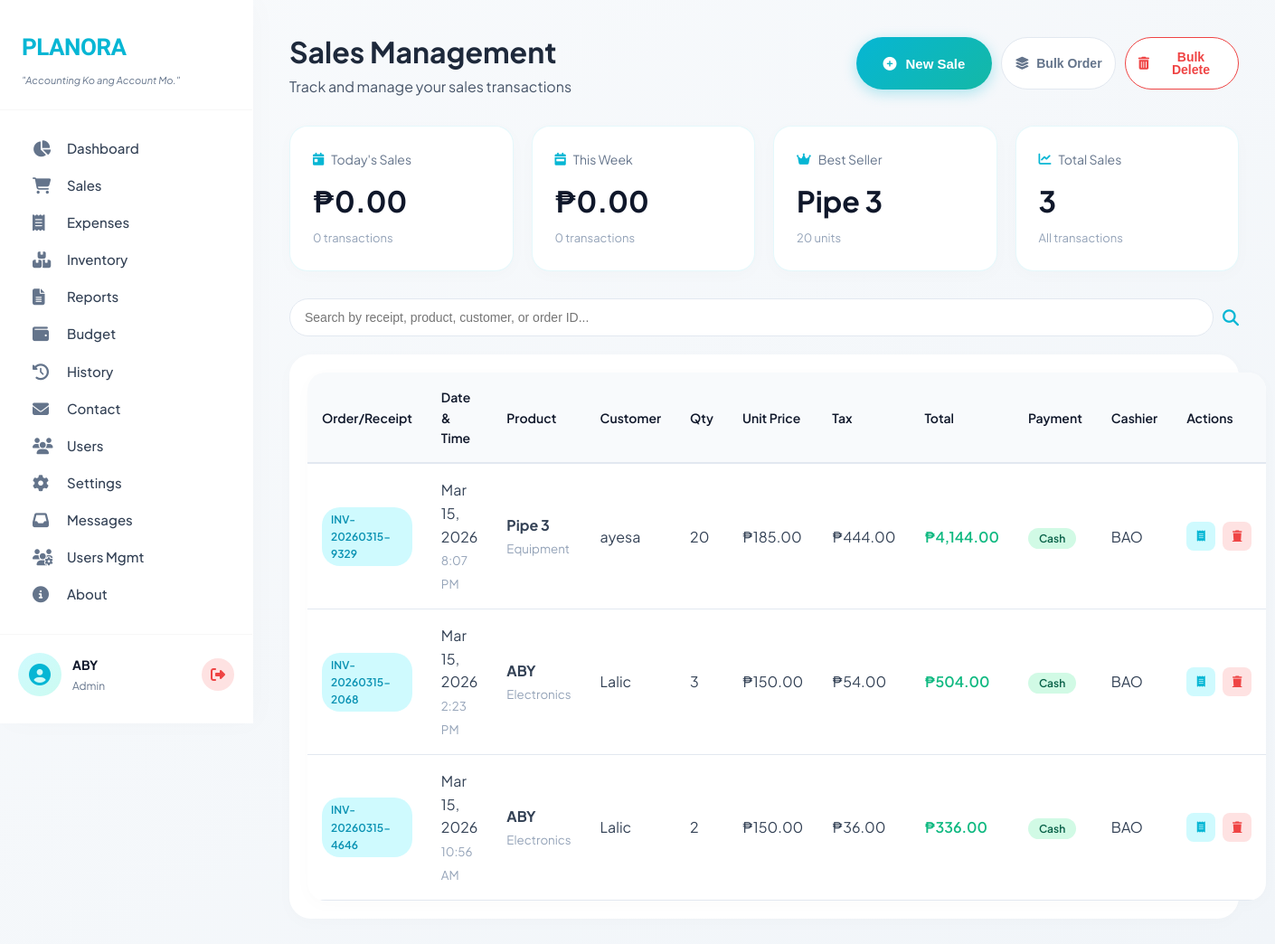
The page /sales.php (signed in) on the database its author committed.
### tables this page shows
CREATE TABLE `sales` (
  `id` int(11) NOT NULL,
  `order_group_id` varchar(50) DEFAULT NULL,
  `order_date` datetime DEFAULT NULL,
  `receipt_no` varchar(50) DEFAULT NULL,
  `product_id` int(11) DEFAULT NULL,
  `quantity` int(11) NOT NULL,
  `unit_price` decimal(10,2) DEFAULT NULL,
  `tax` decimal(10,2) DEFAULT NULL,
  `total_amount` decimal(10,2) DEFAULT NULL,
  `customer_name` varchar(255) DEFAULT 'Walk-in Customer',
  `payment_method` varchar(50) DEFAULT 'cash',
  `notes` text DEFAULT NULL,
  `sale_date` date DEFAULT NULL,
  `created_by` int(11) DEFAULT NULL,
  `created_at` timestamp NOT NULL DEFAULT current_timestamp()
);

CREATE TABLE `products` (
  `id` int(11) NOT NULL,
  `product_name` varchar(255) NOT NULL,
  `category` varchar(100) DEFAULT NULL,
  `stock_quantity` int(11) DEFAULT 0,
  `cost_price` decimal(10,2) DEFAULT NULL,
  `selling_price` decimal(10,2) DEFAULT NULL,
  `sku` varchar(50) DEFAULT NULL,
  `barcode` varchar(50) DEFAULT NULL,
  `location` varchar(100) DEFAULT NULL,
  `reorder_level` int(11) DEFAULT 5,
  `description` text DEFAULT NULL,
  `created_by` int(11) DEFAULT NULL,
  `created_at` timestamp NOT NULL DEFAULT current_timestamp()
);

CREATE TABLE `users` (
  `id` int(11) NOT NULL,
  `business_name` varchar(255) DEFAULT NULL,
  `owner_name` varchar(255) DEFAULT NULL,
  `email` varchar(255) NOT NULL,
  `password` varchar(255) NOT NULL,
  `role` enum('admin','staff') DEFAULT 'staff',
  `status` enum('active','inactive') DEFAULT 'active',
  `created_at` timestamp NOT NULL DEFAULT current_timestamp()
);

### sales.php (the view, shortened to what this page needs)
<?php
require_once 'config/database.php';
$user_name = $_SESSION['user_name'];
$user_role = $_SESSION['user_role'];
$sales_query = $pdo->query("
    SELECT s.*, p.product_name, p.category, u.owner_name as cashier_name
    FROM sales s
    JOIN products p ON s.product_id = p.id
    LEFT JOIN users u ON s.created_by = u.id
    ORDER BY s.created_at DESC
");
$sales = $sales_query->fetchAll();
$today_query = $pdo->query("
    SELECT COUNT(*) as count, COALESCE(SUM(total_amount), 0) as total
    FROM sales WHERE DATE(sale_date) = CURDATE()
");
$today_stats = $today_query->fetch();
$week_query = $pdo->query("
    SELECT COUNT(*) as count, COALESCE(SUM(total_amount), 0) as total
    FROM sales WHERE YEARWEEK(sale_date) = YEARWEEK(CURDATE())
");
$week_stats = $week_query->fetch();
$best_query = $pdo->query("
    SELECT p.product_name, SUM(s.quantity) as total_sold
    FROM sales s
    JOIN products p ON s.product_id = p.id
    GROUP BY s.product_id
    ORDER BY total_sold DESC
    LIMIT 1
");
$best_product = $best_query->fetch();
?>
<!DOCTYPE html>
<html lang="en">
<head>
    <link rel="stylesheet" href="https://cdnjs.cloudflare.com/ajax/libs/font-awesome/6.4.0/css/all.min.css">
    <link href="https://unpkg.com/aos@2.3.1/dist/aos.css" rel="stylesheet">
    <link rel="stylesheet" href="style.css">
</head>
<body>
    <div class="container">
        <aside class="sidebar">
            <div class="logo-section">
                <h1>PLANORA</h1>
                <p class="tagline">"Accounting Ko ang Account Mo."</p>
            </div>
            <nav class="nav-menu">
    <a href="index.php" class="nav-item home">
        <i class="fas fa-chart-pie"></i>
        <span>Dashboard</span>
    </a>
    <a href="sales.php" class="nav-item sales">
        <i class="fas fa-shopping-cart"></i>
        <span>Sales</span>
    </a>
    <a href="expenses.php" class="nav-item expenses">
        <i class="fas fa-receipt"></i>
        <span>Expenses</span>
    </a>
    <a href="inventory.php" class="nav-item inventory">
        <i class="fas fa-boxes"></i>
        <span>Inventory</span>
    </a>
    <a href="reports.php" class="nav-item reports">
        <i class="fas fa-file-alt"></i>
        <span>Reports</span>
    </a>
    <a href="budget.php" class="nav-item budget">
        <i class="fas fa-wallet"></i>
        <span>Budget</span>
    </a>
    <a href="history.php" class="nav-item history">
        <i class="fas fa-history"></i>
        <span>History</span>
    </a>
    <a href="contact.php" class="nav-item contact">
        <i class="fas fa-envelope"></i>
        <span>Contact</span>
    </a>
    <?php if ($user_role === 'admin'): ?>
    <a href="users.php" class="nav-item users">
        <i class="fas fa-users"></i>
        <span>Users</span>
    </a>
    <a href="settings.php" class="nav-item settings">
        <i class="fas fa-cog"></i>
        <span>Settings</span>
    </a>
    <a href="admin_messages.php" class="nav-item admin-messages">
        <i class="fas fa-inbox"></i>
        <span>Messages</span>
    </a>
    <a href="admin_users.php" class="nav-item admin-users">
        <i class="fas fa-users-cog"></i>
        <span>Users Mgmt</span>
    </a>
    <?php endif; ?>
    <a href="about.php" class="nav-item about">
        <i class="fas fa-info-circle"></i>
        <span>About</span>
    </a>
</nav>
            <div class="user-info">
                <div class="user-avatar">
                    <i class="fas fa-user-circle"></i>
                </div>
                <div class="user-details">
                    <p class="user-name"><?php echo htmlspecialchars($user_name); ?></p>
                    <p class="user-role"><?php echo ucfirst($user_role); ?></p>
                </div>
                <a href="logout.php" class="logout-btn" title="Logout">
                    <i class="fas fa-sign-out-alt"></i>
                </a>
            </div>
        </aside>
        <main class="main-content">
            <div class="sales-header">
                <div>
                    <h1>Sales Management</h1>
                    <p class="subtitle">Track and manage your sales transactions</p>
                </div>
                <div style="display: flex; gap: 10px; flex-wrap: wrap;">
                    <button class="add-sale-btn" onclick="showAddSaleModal()">
                        <i class="fas fa-plus-circle"></i> New Sale
                    </button>
                    <button class="btn btn-outline" onclick="showBulkAddModal()">
                        <i class="fas fa-layer-group"></i> Bulk Order
                    </button>
                    <?php if ($user_role === 'admin'): ?>
                    <button class="btn btn-outline" onclick="showBulkDeleteModal()" style="color: #EF4444; border-color: #EF4444;">
                        <i class="fas fa-trash-alt"></i> Bulk Delete
                    </button>
                    <?php endif; ?>
                </div>
            </div>
            <div class="stats-grid" data-aos="fade-up">
                <div class="stat-card">
                    <div class="label">
                        <i class="fas fa-calendar-day"></i> Today's Sales
                    </div>
                    <div class="value">₱<?php echo number_format($today_stats['total'], 2); ?></div>
                    <div class="sub"><?php echo $today_stats['count']; ?> transactions</div>
                </div>
                <div class="stat-card">
                    <div class="label">
                        <i class="fas fa-calendar-week"></i> This Week
                    </div>
                    <div class="value">₱<?php echo number_format($week_stats['total'], 2); ?></div>
                    <div class="sub"><?php echo $week_stats['count']; ?> transactions</div>
                </div>
                <div class="stat-card">
                    <div class="label">
                        <i class="fas fa-crown"></i> Best Seller
                    </div>
                    <div class="value"><?php echo $best_product ? htmlspecialchars($best_product['product_name']) : 'N/A'; ?></div>
                    <div class="sub"><?php echo $best_product ? $best_product['total_sold'] . ' units' : ''; ?></div>
                </div>
                <div class="stat-card">
                    <div class="label">
                        <i class="fas fa-chart-line"></i> Total Sales
                    </div>
                    <div class="value"><?php echo count($sales); ?></div>
                    <div class="sub">All transactions</div>
                </div>
            </div>
            <div class="search-box" data-aos="fade-up">
                <input type="text" id="searchSales" placeholder="Search by receipt, product, customer, or order ID...">
                <i class="fas fa-search" style="color: var(--primary);"></i>
            </div>
            <div style="background: white; border-radius: 24px; padding: 20px; box-shadow: 0 4px 20px rgba(0,0,0,0.02);" data-aos="fade-up">
                <?php if (count($sales) > 0): ?>
                <table class="sales-table" id="salesTable">
                    <thead>
                        <tr>
                            <th>Order/Receipt</th>
                            <th>Date & Time</th>
                            <th>Product</th>
                            <th>Customer</th>
                            <th>Qty</th>
                            <th>Unit Price</th>
                            <th>Tax</th>
                            <th>Total</th>
                            <th>Payment</th>
                            <th>Cashier</th>
                            <?php if ($user_role === 'admin'): ?>
                            <th>Actions</th>
                            <?php endif; ?>
                        </tr>
                    </thead>
                    <tbody>
                        <?php foreach ($sales as $sale): ?>
                        <tr>
                            <td>
                                <span class="receipt-badge">
                                    <?php echo htmlspecialchars($sale['receipt_no'] ?? 'N/A'); ?>
                                </span>
                            </td>
                            <td>
                                <?php echo date('M j, Y', strtotime($sale['sale_date'])); ?>
                                <br>
                                <small style="color: #94a3b8;"><?php echo date('g:i A', strtotime($sale['created_at'])); ?></small>
                            </td>
                            <td>
                                <strong><?php echo htmlspecialchars($sale['product_name']); ?></strong>
                                <br>
                                <small style="color: #94a3b8;"><?php echo htmlspecialchars($sale['category'] ?? ''); ?></small>
                            </td>
                            <td><?php echo htmlspecialchars($sale['customer_name'] ?? 'Walk-in'); ?></td>
                            <td><?php echo $sale['quantity']; ?></td>
                            <td>₱<?php echo number_format($sale['unit_price'], 2); ?></td>
                            <td>₱<?php echo number_format($sale['tax'], 2); ?></td>
                            <td style="color: var(--success); font-weight: 600;">₱<?php echo number_format($sale['total_amount'], 2); ?></td>
                            <td>
                                <span class="payment-badge <?php echo strtolower($sale['payment_method'] ?? 'cash'); ?>">
                                    <?php echo ucfirst($sale['payment_method'] ?? 'Cash'); ?>
                                </span>
                            </td>
                            <td><?php echo htmlspecialchars($sale['cashier_name'] ?? 'System'); ?></td>
                            <?php if ($user_role === 'admin'): ?>
                            <td>
                                <div class="action-buttons">
                                    <button class="action-btn view" onclick="viewReceipt('<?php echo $sale['receipt_no']; ?>')" title="View Receipt">
                                        <i class="fas fa-receipt"></i>
                                    </button>
                                    <a href="?delete=<?php echo $sale['id']; ?>"
                                       class="action-btn delete"
                                       onclick="return confirm('Are you sure you want to delete this sale? This action cannot be undone.')"
                                       title="Delete">
                                        <i class="fas fa-trash"></i>
                                    </a>
                                </div>
                            </td>
                            <?php endif; ?>
                        </tr>
                        <?php endforeach; ?>
                    </tbody>
                </table>
                <?php endif; ?>
            </div>
        </main>
    </div>
</body>
</html>

### sales.php (style rules this page uses)
:root { --primary: #06B6D4; --primary-dark: #0891b2; --primary-light: #22d3ee; --primary-soft: #cffafe; --accent: #14B8A6; --accent-soft: #ccfbf1; --success: #10B981; --warning: #F59E0B; --danger: #EF4444; }
.sales-header { display: flex; justify-content: space-between; align-items: center; margin-bottom: 30px; flex-wrap: wrap; gap: 20px; }
.stats-grid { display: grid; grid-template-columns: repeat(4, 1fr); gap: 20px; margin-bottom: 30px; }
.stat-card { background: white; padding: 25px; border-radius: 20px; box-shadow: 0 4px 20px rgba(0,0,0,0.02); border: 1px solid rgba(6, 182, 212, 0.1); transition: all 0.3s ease; }
.stat-card .label { color: #64748b; font-size: 14px; margin-bottom: 10px; display: flex; align-items: center; gap: 8px; }
.stat-card .label i { color: var(--primary); }
.stat-card .value { font-size: 32px; font-weight: 700; color: #0f172a; margin-bottom: 5px; }
.stat-card .sub { color: #94a3b8; font-size: 13px; }
.add-sale-btn { background: linear-gradient(135deg, var(--primary), var(--accent)); color: white; border: none; padding: 14px 30px; border-radius: 40px; font-weight: 600; font-size: 15px; cursor: pointer; display: flex; align-items: center; gap: 10px; transition: all 0.3s ease; box-shadow: 0 4px 15px rgba(6, 182, 212, 0.3); }
.btn-outline { flex: 1; padding: 14px; background: white; border: 1px solid #e2e8f0; border-radius: 30px; font-weight: 600; cursor: pointer; transition: all 0.3s ease; color: #64748b; }
.sales-table { width: 100%; border-collapse: collapse; background: white; border-radius: 20px; overflow: hidden; box-shadow: 0 4px 20px rgba(0,0,0,0.02); }
.sales-table th { background: #f8fafc; padding: 16px; text-align: left; font-weight: 600; color: #0f172a; font-size: 14px; border-bottom: 2px solid #e2e8f0; }
.sales-table td { padding: 16px; border-bottom: 1px solid #e2e8f0; color: #334155; }
.receipt-badge { background: var(--primary-soft); color: var(--primary-dark); padding: 4px 10px; border-radius: 20px; font-size: 12px; font-weight: 600; display: inline-block; }
.payment-badge { padding: 4px 12px; border-radius: 20px; font-size: 12px; font-weight: 600; }
.payment-badge.cash { background: #d1fae5; color: #065f46; }
.action-buttons { display: flex; gap: 8px; }
.action-btn { width: 32px; height: 32px; border: none; border-radius: 8px; cursor: pointer; display: flex; align-items: center; justify-content: center; transition: all 0.3s ease; }
.action-btn.view { background: var(--primary-soft); color: var(--primary); }
.action-btn.delete { background: #fee2e2; color: var(--danger); }
.search-box { margin-bottom: 20px; display: flex; gap: 10px; align-items: center; }
.search-box input { flex: 1; padding: 12px 16px; border: 1px solid #e2e8f0; border-radius: 30px; font-size: 14px; }

### rows shown on the page
sales: receipt_no "INV-20260315-9329", sale_date "Mar 15, 2026", created_at "8:07 PM", product.product_name "Pipe 3", product.category "Equipment", customer_name "ayesa", quantity "20", unit_price "185.00", tax "444.00", total_amount "4,144.00", payment_method "Cash", created_by.owner_name "BAO"
sales: receipt_no "INV-20260315-2068", sale_date "Mar 15, 2026", created_at "2:23 PM", product.product_name "ABY", product.category "Electronics", customer_name "Lalic", quantity "3", unit_price "150.00", tax "54.00", total_amount "504.00", payment_method "Cash", created_by.owner_name "BAO"
sales: receipt_no "INV-20260315-4646", sale_date "Mar 15, 2026", created_at "10:56 AM", product.product_name "ABY", product.category "Electronics", customer_name "Lalic", quantity "2", unit_price "150.00", tax "36.00", total_amount "336.00", payment_method "Cash", created_by.owner_name "BAO"

### other values the page prints
$user_name "ABY"
$user_role "Admin"
$today_stats['total'] "0.00"
$today_stats['count'] "0"
$week_stats['total'] "0.00"
$week_stats['count'] "0"
$best_product['product_name'] "Pipe 3"
$best_product['total_sold'] "20"
count($sales) "3"
